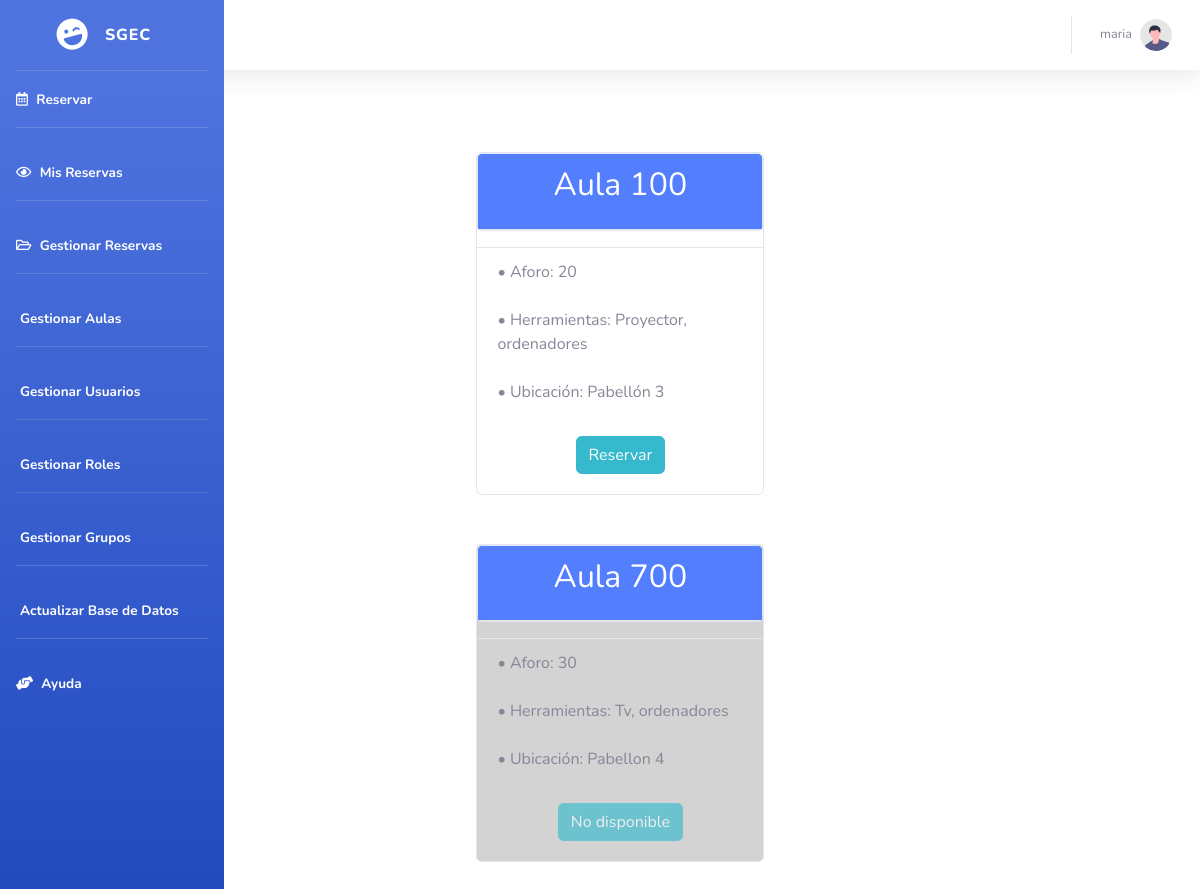
Page /index2.php (signed in) on the earlier database version.
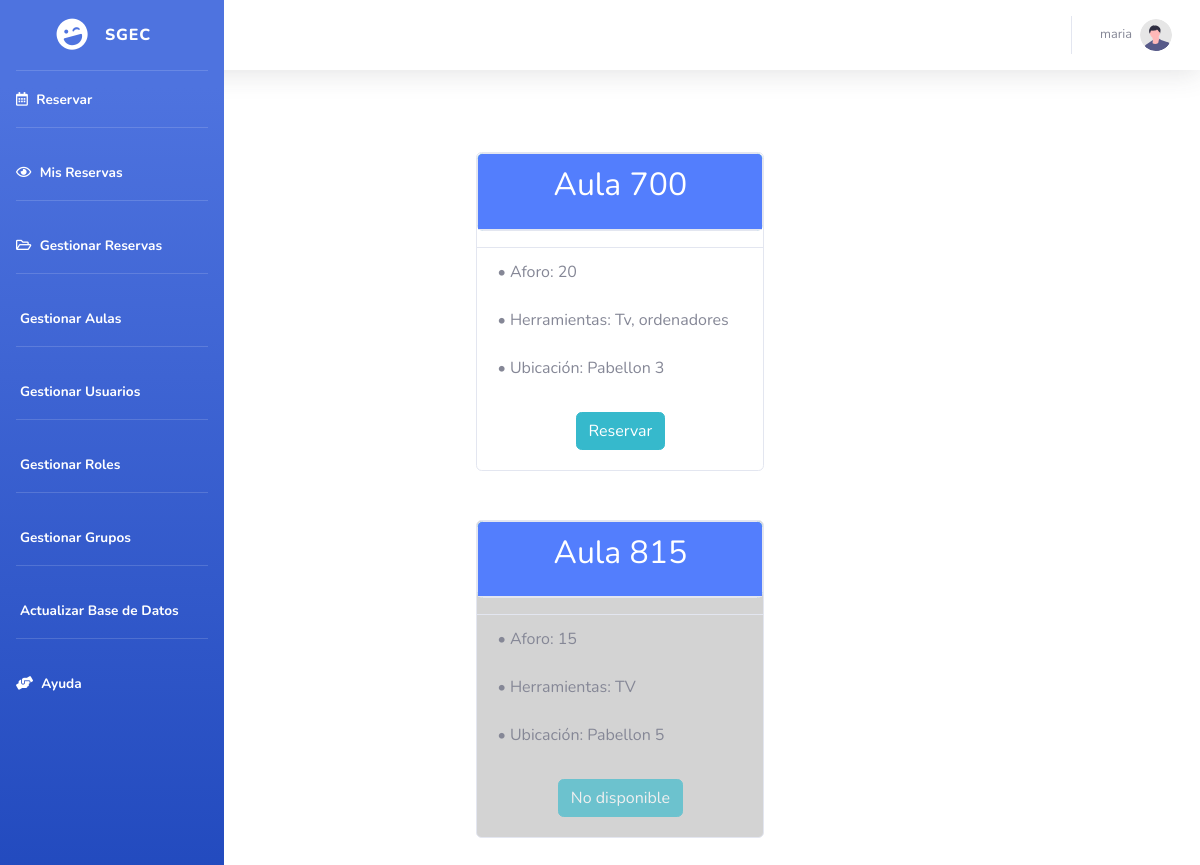
Same page on the later database version.
### tables this page shows
CREATE TABLE `aulas` (
  `id` varchar(220) NOT NULL,
  `ubicacion` varchar(220) NOT NULL,
  `informacion` varchar(220) NOT NULL,
  `aforo` int(100) NOT NULL,
  `habilitado` tinyint(1) NOT NULL
);

### index2.php (the view, shortened to what this page needs)
<!DOCTYPE html>
<html>
<head>
<link rel="stylesheet" href="https://cdn.jsdelivr.net/npm/bootstrap@4.3.1/dist/css/bootstrap.min.css">
</head>
<div style="        display: flex;
    flex-direction: column;
    align-items: center;
    justify-content: center;
    flex-wrap: wrap;
    padding-left: 16%;
    padding-right: 16%;
    margin-top: 12%;" >
<?php
include "menu1.php";
$dbHost     = "localhost";
$dbUsername = "root";
$dbPassword = "";
$dbName     = "sgec";
$db = new mysqli($dbHost, $dbUsername, $dbPassword, $dbName);
$result = $db->query("SELECT id, ubicacion, informacion, aforo, habilitado FROM aulas GROUP BY id");
if($result->num_rows > 0){
        while($row = $result->fetch_assoc()){ ?>
        <?php if ($row['habilitado']==0){ ?>
            <div class="card bg-gray" style="width: 18rem; margin-left:5%; margin-top:1%;margin-bottom:5%">
            <div class="card text-white bg-info mb-3" style="max-width: 18rem;">
                <div class="card-header">
                <h2 class="card-title" style="text-align:center"><?php echo $row['id']; ?></h2>
                </div>
            </div>
            <ul class="list-group list-group-flush">
                <li class="list-group-item bg-gray">• Aforo: <?php echo $row['aforo']; ?></li>
                <li class="list-group-item bg-gray">• Herramientas: <?php echo $row['informacion']; ?></li>
                <li class="list-group-item bg-gray">• Ubicación: <?php echo $row['ubicacion']; ?></li>
            </ul>
            <div class="card-body">
                    <div class="d-flex justify-content-center">
                        <button type="submit" class="btn btn-info" disabled>No disponible</button>
                    </div>
            </div>
        </div>
        <?php } else{ ?>
            <div class="card" style="width: 18rem; margin-left:5%; margin-top:1%;margin-bottom:5%">
            <div class="card text-white bg-info mb-3" style="max-width: 18rem;">
                <div class="card-header">
                <h2 class="card-title" style="text-align:center"><?php echo $row['id']; ?></h2>
                </div>
            </div>
            <ul class="list-group list-group-flush">
                <li class="list-group-item">• Aforo: <?php echo $row['aforo']; ?></li>
                <li class="list-group-item">• Herramientas: <?php echo $row['informacion']; ?></li>
                <li class="list-group-item">• Ubicación: <?php echo $row['ubicacion']; ?></li>
            </ul>
            <div class="card-body">
                    <div class="d-flex justify-content-center">
                        <a href="calendario.php?id=<?php echo $row['id']?>"><button type="submit" class="btn btn-info">Reservar</button></a>
                    </div>
            </div>
        </div>
        <?php }  ?>
        <?php } ?>
<?php } ?>
</div>
</body>
</html>

### menu1.php (shortened to what this page needs)
<html>
    <head>
<link href="vendor/fontawesome-free/css/all.min.css" rel="stylesheet" type="text/css">
<link href="css/sb-admin-2.min.css" rel="stylesheet">
    </head>
<body>
<?php
echo "
    <div class='menu' style='z-index:3'>
        <ul class='navbar-nav bg-gradient-primary sidebar sidebar-dark accordion' id='accordionSidebar'>
            <a class='sidebar-brand d-flex align-items-center justify-content-center' href='index.php'>
                <div class='sidebar-brand-icon rotate-n-15'>
                    <i class='fas fa-laugh-wink'></i>
                </div>
                <div class='sidebar-brand-text mx-3'>sgec</div>
            </a>
            <hr class='sidebar-divider my-0'>
            <li class='nav-item active'>
                <a class='nav-link' href='index.php'>
                    <i class='far fa-calendar-alt'></i>
                    <span>Reservar</span></a>
            </li>
            <hr class='sidebar-divider'>
            <li class='nav-item active'>
                <a class='nav-link' href='crudMisReservas.php'>
                    <i class='far fa-eye'></i>
                    <span>Mis Reservas</span></a>
            </li>";
     if($_SESSION['crudReservas']==1){
         echo "
            <hr class='sidebar-divider'>
            <li class='nav-item active'>
                <a class='nav-link' href='crudReservas.php'>
                    <i class='far fa-folder-open'></i>
                    <span>Gestionar Reservas</span></a>
            </li>";
         } else{};
    if($_SESSION['crudAulas']==1){
         echo "
            <hr class='sidebar-divider'>
            <li class='nav-item active'>
                <a class='nav-link' href='crudAulas.php'>
                    <i class='bi-house-door-fill'></i>
                    <span>Gestionar Aulas</span></a>
            </li>";
     } else{}
     if($_SESSION['crudUsuarios']==1){
         echo "
            <hr class='sidebar-divider'>
            <li class='nav-item active'>
                <a class='nav-link' href='crudAulas.php'>
                    <i class='bi-person-fill'></i>
                    <span>Gestionar Usuarios</span></a>
            </li>";
    } else{}
if($_SESSION['crudUsuarios']==1){
    echo "
       <hr class='sidebar-divider'>
       <li class='nav-item active'>
           <a class='nav-link' href='crudAulas.php'>
               <i class='bi-toggles'></i>
               <span>Gestionar Roles</span></a>
       </li>";
} else{}
if($_SESSION['crudUsuarios']==1){
    echo "
       <hr class='sidebar-divider'>
       <li class='nav-item active'>
           <a class='nav-link' href='crudAulas.php'>
               <i class='bi-people-fill'></i>
               <span>Gestionar Grupos</span></a>
       </li>";
} else{}
if($_SESSION['crudUsuarios']==1){
    echo "
       <hr class='sidebar-divider'>
       <li class='nav-item active'>
           <a class='nav-link' href='crudAulas.php'>
               <i class='bi-upload'></i>
               <span>Actualizar Base de Datos</span></a>
       </li>";
} else{}
echo "
<hr class='sidebar-divider'>
<li class='nav-item active'>
    <a class='nav-link' href='crudAulas.php'>
        <i class='fas fa-hands-helping'></i>
        <span>Ayuda</span></a>
</li>
</ul>
</div>
";
?>
<nav class="navbar navbar-expand navbar-light bg-white topbar mb-4 static-top shadow">
<ul class="navbar-nav ml-auto">
    <li class="nav-item dropdown no-arrow">
        <a class="nav-link dropdown-toggle" href="#" id="userDropdown" role="button"
            data-toggle="dropdown" aria-haspopup="true" aria-expanded="false">
            <span class="mr-2 d-none d-lg-inline text-gray-600 small"><?php echo $_SESSION['nombre'];?></span>
            <img class="img-profile rounded-circle"
                src="img/undraw_profile.svg">
        </a>
    </li>
</ul>
</nav>
</body>
</html>

### index2.php (style rules this page uses)
.card-body { display: flex; align-items: flex-end; justify-content: center; }
.card-header { background-color:#537efd !important }
.bg-gray { background-color: lightgray !important; }

### menu1.php (style rules this page uses)
.menu { top: 0px; position: absolute; left:0px; bottom:0px }
.navbar { top: 0px !important; position: absolute !important; right: 0px !important; left: 0px !important; }
.menu>ul { bottom: 0px; position: absolute; top:0px }

Differences in the rows shown:
removed aulas: id "Aula 100", aforo "20", informacion "Proyector, ordenadores", ubicacion "Pabellón 3"
changed aulas "Aula 700": aforo "30" → "20"; ubicacion "Pabellon 4" → "Pabellon 3"; habilitado "No disponible" → "Reservar"
added aulas: id "Aula 815", aforo "15", informacion "TV", ubicacion "Pabellon 5"
